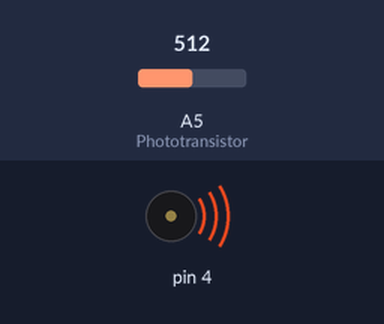
Bench run of a sketch on a simulated Arduino Uno, built with avr-gcc and run on an emulated ATmega328P. Shown: buzzer (waves = sounding). Inputs (shaded band) come from the test bench; at power-on: A5 (Phototransistor) = 512.

Above: at 1.2 s.
1.3 s: A5 (Phototransistor) set to 105
3.5 s: A5 (Phototransistor) set to 89
At 5.3 s:
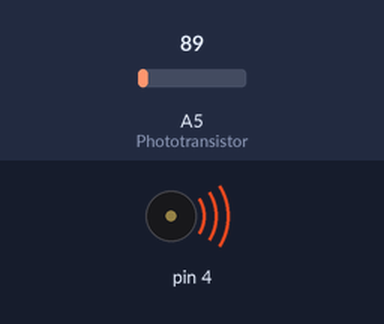
6.5 s: A5 (Phototransistor) set to 110
At 7.0 s:
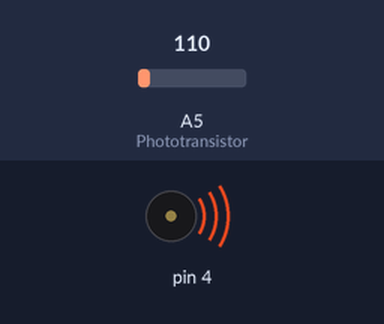
8.0 s: A5 (Phototransistor) set to 90
At 9.8 s:
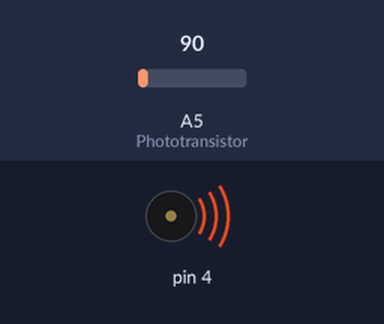
Timing chart, 0 to 11.3 s (numbered marks = the images above; inputs shaded):
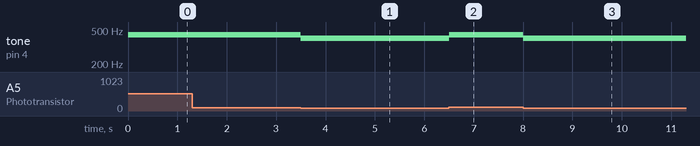

Measured:
- after the input at 3.5 s, tone on pin 4: 440 Hz → 400 Hz at once
- after the input at 6.5 s, tone on pin 4: 400 Hz → 440 Hz at once
- after the input at 8.0 s, tone on pin 4: 440 Hz → 400 Hz at once

The sketch:

Tom_Fu_hw5_Q2.ino
```cpp
//Tom Chenlian Fu
//Time spent: 1h
//Oct.14th.2018


#define LPLUS 9
#define LMINUS 8
#define RPLUS 7
#define RMINUS 12
#define LEN 6
#define REN 11
#define DistanceSensor A1
#define ReflectanceSensor A4
#define Phototransistor A5
int frequency[18] = {294, 294, 392, 587, 523, 494, 440, 784, 587, 523, 494, 440, 784, 587, 523, 494, 523, 440};
int duration[18] = {220, 220, 970, 470, 135, 135, 135, 970, 470, 135, 135, 135, 970, 470, 135, 135, 135, 1470};
int pauseBetweenNotes = 300;


 void setup() {
  // put your setup code here, to run once:
    Serial.begin(9600);
  initSensors();//initialize sensor, in this case, the DistanceSensor
  randomSeed(analogRead(0));
 }

  void initSensors() {
    pinMode(Phototransistor, INPUT);//initialize the phototransistor to INPUT

  }

  void loop() {
    // put your main code here, to run repeatedly:
    float photo = analogRead(Phototransistor);//keep detecting the light from the photootransistor

    while (photo > 100) {
      photo = analogRead(A5);

      for (int thisNote = 0; thisNote < 18; thisNote ++) {
        int duration_1 = duration[thisNote]; // This function sets the duration of each note to the time we want
        tone(4, frequency[thisNote],duration_1); // This function sets the tone so that it gets the right output
        //delay(duration_1); //delay for the time we want after each note

      }
    }

    tone(4, 400);//after detecting the hand, play the second note
    delay(1000);//delay the second note for 1000 ms
    noTone(4);


  }
```
